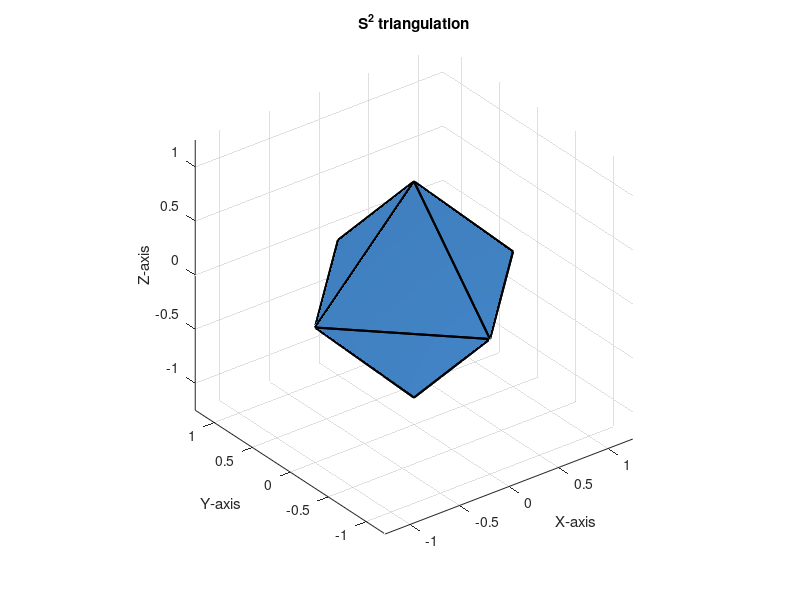

Reproduce this figure in MATLAB.
function draw_octahedron()
% DRAW_OCTAHEDRON Plots a 3D octahedron centered at the origin.
%
%   The octahedron is defined by 6 vertices along the x, y, and z axes.

    disp('Drawing a 3D Octahedron. Please wait for the figure window.');

    % 1. Define the 6 Vertices (V)
    % Vertices are positioned on the positive and negative axes.
    % V = [X, Y, Z]
    V = [
        1,  0,  0;  % V1: +X axis
       -1,  0,  0;  % V2: -X axis
        0,  1,  0;  % V3: +Y axis
        0, -1,  0;  % V4: -Y axis
        0,  0,  1;  % V5: +Z axis
        0,  0, -1   % V6: -Z axis
    ];

    % 2. Define the 8 Faces (F)
    % Each row in F lists the indices of the vertices (1-6) that form a triangular face.
    F = [
        % Top 4 faces (+Z side)
        1, 3, 5;    % V1 (+X), V3 (+Y), V5 (+Z)
        3, 2, 5;    % V3 (+Y), V2 (-X), V5 (+Z)
        2, 4, 5;    % V2 (-X), V4 (-Y), V5 (+Z)
        4, 1, 5;    % V4 (-Y), V1 (+X), V5 (+Z)
        
        % Bottom 4 faces (-Z side)
        1, 3, 6;    % V1 (+X), V3 (+Y), V6 (-Z)
        3, 2, 6;    % V3 (+Y), V2 (-X), V6 (-Z)
        2, 4, 6;    % V2 (-X), V4 (-Y), V6 (-Z)
        4, 1, 6     % V4 (-Y), V1 (+X), V6 (-Z)
    ];

    % 3. Setup the Figure
    figure;
    
    % 4. Use the PATCH function to draw the 3D object
    patch('Vertices', V, 'Faces', F, ...
          'FaceColor', [0.3 0.6 0.9], ... % Orange/Brown color
          'EdgeColor', 'k', ...         % Black edges
          'LineWidth', 1.5, ...
          'FaceAlpha', 0.4);            % Slightly transparent
    
    % 5. Set Axes Properties for a clear view
    axis equal;                 % Ensure equal scaling in all directions
    axis([-1.25 1.25 -1.25 1.25 -1.25 1.25]);
    grid on;
    view(3);                    % Set the standard 3D perspective view
    camlight;                   % Add lighting to make it look 3D
    lighting gouraud;           % Smooth shading
    
    % 6. Add labels and title
    title('S^2 triangulation');
    xlabel('X-axis');
    ylabel('Y-axis');
    zlabel('Z-axis');

end